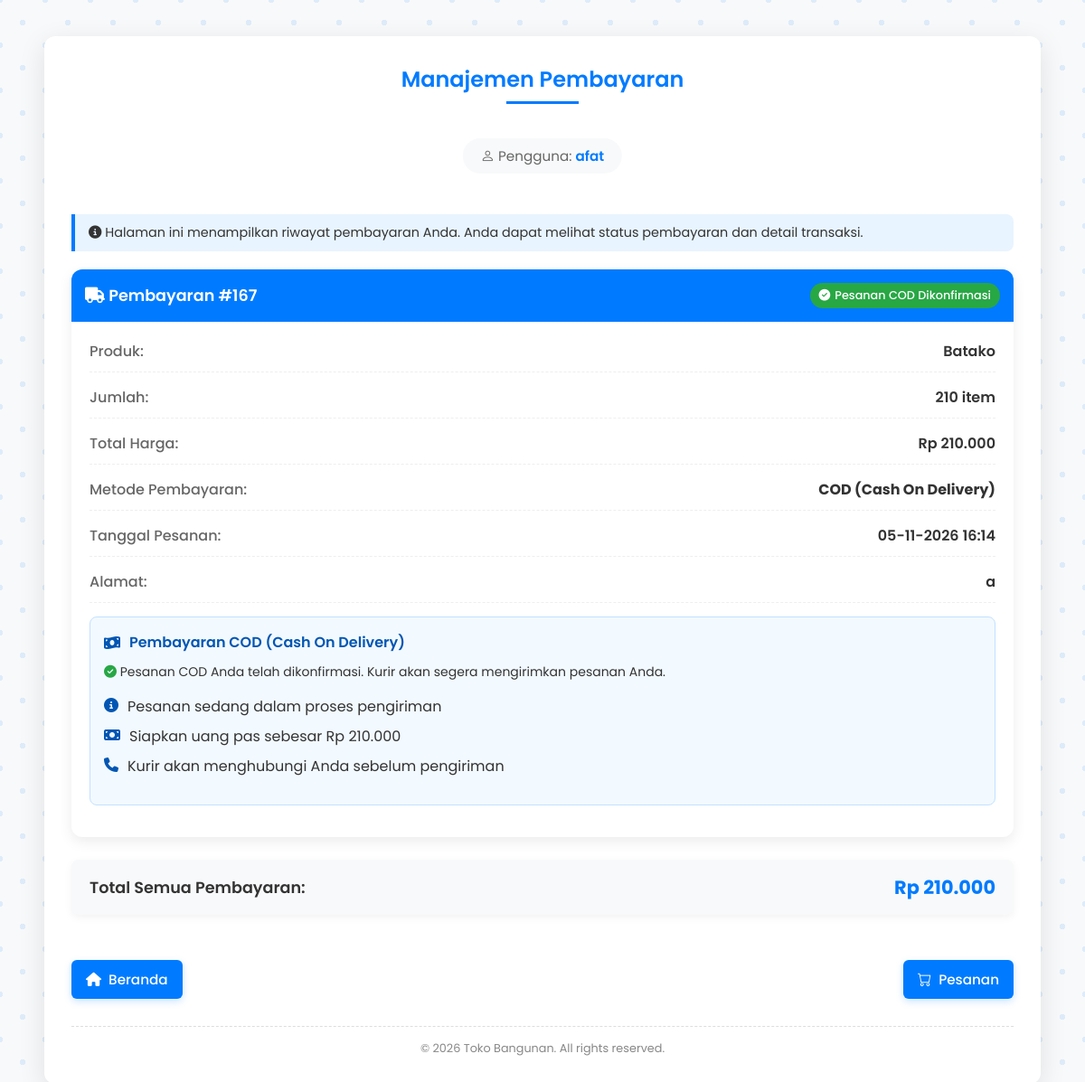
The page /payment.php (signed in) on the database its author committed.
### tables this page shows
CREATE TABLE `payment_222060` (
  `id_222060` int NOT NULL AUTO_INCREMENT,
  `user_id_222060` int NOT NULL,
  `username_222060` varchar(255) NOT NULL,
  `product_name_222060` varchar(255) NOT NULL,
  `quantity_222060` int NOT NULL,
  `price_222060` decimal(10,2) NOT NULL,
  `total_price_222060` decimal(10,2) NOT NULL,
  `alamat_222060` text NOT NULL,
  `payment_method_222060` varchar(100) NOT NULL,
  `order_status_222060` varchar(50) NOT NULL,
  `order_date_222060` datetime NOT NULL,
  `virtual_account_222060` varchar(255) NOT NULL,
  `payment_proof_222060` varchar(255) DEFAULT NULL,
  `payment_confirmation_222060` enum('confirmed','not_confirmed','cancelled') DEFAULT NULL,
  `arrival_confirmation_222060` varchar(255) DEFAULT NULL,
  PRIMARY KEY (`id_222060`),
  KEY `user_id_222060` (`user_id_222060`),
  CONSTRAINT `fk_payment_order` FOREIGN KEY (`id_222060`) REFERENCES `order_222060` (`id_222060`) ON DELETE CASCADE
);

### payment.php (the view, shortened to what this page needs)
<?php
include 'config/config.php';
$username = $_SESSION['user_username'];
$query = "SELECT p.id_222060, p.user_id_222060, p.username_222060, p.product_name_222060,
                 p.quantity_222060, p.price_222060, p.total_price_222060, p.alamat_222060,
                 p.payment_method_222060, p.order_status_222060, p.order_date_222060,
                 p.virtual_account_222060, p.payment_proof_222060, p.payment_confirmation_222060,
                 o.order_status_222060 as actual_order_status
          FROM payment_222060 p
          LEFT JOIN order_222060 o ON p.id_222060 = o.id_222060
          WHERE p.username_222060 = ?
          AND (o.order_status_222060 IS NULL OR LOWER(o.order_status_222060) NOT IN ('completed', 'cancelled'))
          AND (p.order_status_222060 IS NULL OR LOWER(p.order_status_222060) != 'cancelled')";
$stmt = $conn->prepare($query);
$stmt->bind_param("s", $username);
$stmt->execute();
$result = $stmt->get_result();
?>
<!DOCTYPE html>
<html lang="id">
<head>
    <link href="https://cdn.jsdelivr.net/npm/bootstrap-icons/font/bootstrap-icons.css" rel="stylesheet">
    <link rel="stylesheet" href="https://cdnjs.cloudflare.com/ajax/libs/font-awesome/6.4.2/css/all.min.css">
    <link rel="stylesheet" href="styles/payment.css">
</head>
<body>
    <div class="container">
        <div class="payment-header">
            <h2>Manajemen Pembayaran</h2>
        </div>
        <div class="username">
            <i class="bi bi-person"></i> Pengguna: <strong><?= htmlspecialchars($username) ?></strong>
        </div>
        <div class="info-note">
            <i class="fas fa-info-circle"></i> Halaman ini menampilkan riwayat pembayaran Anda. Anda dapat melihat status pembayaran dan detail transaksi.
        </div>
        <?php if ($result && $result->num_rows > 0) { ?>
            <div class="payment-cards">
                <?php
                $total_all = 0;
                while ($row = $result->fetch_assoc()) {
                    $total_all += $row['total_price_222060'];
                    $is_cod = ($row['payment_method_222060'] == 'COD');
                    $badge_class = '';
                    $status_text = '';
                    $icon_class = '';
                    if ($is_cod) {
                        if ($row['order_status_222060'] == 'Pending') {
                            $badge_class = 'badge-cod';
                            $status_text = 'Menunggu Konfirmasi COD';
                            $icon_class = 'fa-truck';
                        } elseif ($row['order_status_222060'] == 'confirmed') {
                            $badge_class = 'badge-cod-confirmed';
                            $status_text = 'Pesanan COD Dikonfirmasi';
                            $icon_class = 'fa-check-circle';
                        } elseif ($row['order_status_222060'] == 'Cancelled') {
                            $badge_class = 'badge-cod-canceled';
                            $status_text = 'Pesanan COD Dibatalkan';
                            $icon_class = 'fa-times-circle';
                        } else {
                            $badge_class = 'badge-cod';
                            $status_text = 'Pesanan COD';
                            $icon_class = 'fa-truck';
                        }
                    }
                ?>
                <div class="payment-card">
                    <div class="payment-card-header">
                        <div>
                            <?php if ($is_cod) { ?>
                                <i class="fas fa-truck"></i>
                            <?php } else { ?>
                                <i class="fas fa-credit-card"></i>
                            <?php } ?>
                            Pembayaran #<?= $row['id_222060'] ?>
                        </div>
                        <span class="payment-badge <?= $badge_class ?>">
                            <i class="fas <?= $icon_class ?>"></i>
                            <?= $status_text ?>
                        </span>
                    </div>
                    <div class="payment-card-body">
                        <div class="payment-info">
                            <div class="payment-row">
                                <div class="payment-label">Produk:</div>
                                <div class="payment-value">
                                    <?= htmlspecialchars($row['product_name_222060']) ?>
                                </div>
                            </div>
                            <div class="payment-row">
                                <div class="payment-label">Jumlah:</div>
                                <div class="payment-value"><?= $row['quantity_222060'] ?> item</div>
                            </div>
                            <div class="payment-row">
                                <div class="payment-label">Total Harga:</div>
                                <div class="payment-value">Rp <?= number_format($row['total_price_222060'], 0, ',', '.') ?></div>
                            </div>
                            <div class="payment-row">
                                <div class="payment-label">Metode Pembayaran:</div>
                                <div class="payment-value">
                                    <?php if ($is_cod) { ?>
                                        <strong>COD (Cash On Delivery)</strong>
                                    <?php } else { ?>
                                        <?= htmlspecialchars($row['payment_method_222060']) ?>
                                    <?php } ?>
                                </div>
                            </div>
                            <div class="payment-row">
                                <div class="payment-label">Tanggal Pesanan:</div>
                                <div class="payment-value"><?= date('d-m-Y H:i', strtotime($row['order_date_222060'])) ?></div>
                            </div>
                            <div class="payment-row">
                                <div class="payment-label">Alamat:</div>
                                <div class="payment-value"><?= htmlspecialchars($row['alamat_222060']) ?></div>
                            </div>
                        </div>
                        <?php if ($is_cod) { ?>
                        <div class="cod-section">
                            <div class="cod-title">
                                <i class="fas fa-money-bill-wave"></i> Pembayaran COD (Cash On Delivery)
                            </div>
                            <?php if ($row['order_status_222060'] == 'Pending') { ?>
                                <div class="cod-info">
                                    Pesanan Anda akan dikirim dengan metode COD (bayar di tempat). Silakan konfirmasi pesanan Anda untuk melanjutkan proses pengiriman.
                                </div>
                                <ul class="cod-info-list">
                                    <li>
                                        <i class="fas fa-info-circle"></i>
                                        <span>Pembayaran dilakukan saat barang diterima</span>
                                    </li>
                                    <li>
                                        <i class="fas fa-money-bill"></i>
                                        <span>Siapkan uang pas sebesar Rp <?= number_format($row['total_price_222060'], 0, ',', '.') ?></span>
                                    </li>
                                    <li>
                                        <i class="fas fa-truck"></i>
                                        <span>Estimasi pengiriman 2-4 hari kerja setelah konfirmasi</span>
                                    </li>
                                </ul>
                                <div class="cod-buttons">
                                    <form action="" method="POST">
                                        <input type="hidden" name="payment_id" value="<?= $row['id_222060'] ?>">
                                        <input type="hidden" name="confirm_cod" value="1">
                                        <button type="submit" class="btn-confirm-cod">
                                            <i class="fas fa-check"></i> Konfirmasi Pesanan COD
                                        </button>
                                    </form>
                                    <form action="" method="POST" onsubmit="return confirmCancelCOD()">
                                        <input type="hidden" name="payment_id" value="<?= $row['id_222060'] ?>">
                                        <input type="hidden" name="cancel_cod" value="1">
                                        <button type="submit" class="btn-cancel-cod">
                                            <i class="fas fa-times"></i> Batalkan Pesanan
                                        </button>
                                    </form>
                                </div>
                            <?php } elseif ($row['order_status_222060'] == 'confirmed') { ?>
                                <div class="cod-info">
                                    <i class="fas fa-check-circle" style="color: #28a745;"></i>
                                    Pesanan COD Anda telah dikonfirmasi. Kurir akan segera mengirimkan pesanan Anda.
                                </div>
                                <ul class="cod-info-list">
                                    <li>
                                        <i class="fas fa-info-circle"></i>
                                        <span>Pesanan sedang dalam proses pengiriman</span>
                                    </li>
                                    <li>
                                        <i class="fas fa-money-bill"></i>
                                        <span>Siapkan uang pas sebesar Rp <?= number_format($row['total_price_222060'], 0, ',', '.') ?></span>
                                    </li>
                                    <li>
                                        <i class="fas fa-phone"></i>
                                        <span>Kurir akan menghubungi Anda sebelum pengiriman</span>
                                    </li>
                                </ul>
                            <?php } ?>
                        </div>
                        <?php } ?>
                    </div>
                </div>
                <?php } ?>
            </div>
            <div class="payment-summary">
                <div class="payment-summary-label">Total Semua Pembayaran:</div>
                <div class="payment-summary-value">Rp <?= number_format($total_all, 0, ',', '.') ?></div>
            </div>
        <?php } ?>
<div class="back-container">
  <a href="costumer_home.php" class="btn-back">
    <i class="fas fa-home"></i>Beranda
  </a>
  <a href="costumer_cart.php" class="btn-back">
  <i class="bi bi-cart"></i> Pesanan
  </a>
</div>
        <div class="copyright">
            &copy; <?= date("Y") ?> Toko Bangunan. All rights reserved.
        </div>
    </div>
</body>
</html>
</body>
</html>

### styles/payment.css (style rules this page uses)
* { margin: 0; padding: 0; box-sizing: border-box; font-family: 'Poppins', sans-serif; }
body { min-height: 100vh; background-color: #f8f9fa; color: #333; display: flex; justify-content: center; padding: 40px 20px; }
.container { width: 95%; max-width: 1200px; background: white; padding: 30px; box-shadow: 0 8px 30px rgba(0, 0, 0, 0.1); border-radius: 12px; transition: transform 0.3s ease, box-shadow 0.3s ease; }
h2 { text-align: center; margin-bottom: 25px; color: #007bff; font-weight: 600; position: relative; padding-bottom: 10px; }
h2:after { content: ''; position: absolute; bottom: 0; left: 50%; transform: translateX(-50%); width: 80px; height: 3px; background-color: #007bff; }
.username { text-align: center; font-size: 0.95rem; color: #666; margin-top: -10px; margin-bottom: 30px; background-color: #f8f9fa; display: inline-block; padding: 8px 20px; border-radius: 50px; position: relative; left: 50%; transform: translateX(-50%); }
.username strong { color: #007bff; font-weight: 600; }
.payment-header { display: flex; align-items: center; justify-content: center; margin-bottom: 20px; }
.payment-cards { display: flex; flex-wrap: wrap; gap: 20px; margin-top: 20px; }
.payment-card { flex: 1 1 calc(50% - 20px); min-width: 300px; background: white; border-radius: 12px; overflow: hidden; box-shadow: 0 5px 15px rgba(0,0,0,0.08); transition: transform 0.3s ease, box-shadow 0.3s ease; }
.payment-card-header { background-color: #007bff; color: white; padding: 15px; font-weight: 600; font-size: 1.1rem; display: flex; justify-content: space-between; align-items: center; }
.payment-card-body { padding: 20px; }
.payment-info { display: flex; flex-direction: column; gap: 15px; }
.payment-row { display: flex; justify-content: space-between; border-bottom: 1px dashed #eee; padding-bottom: 10px; }
.payment-label { font-weight: 500; color: #666; }
.payment-value { font-weight: 600; color: #333; }
.payment-badge { padding: 5px 10px; border-radius: 50px; font-size: 0.8rem; display: inline-flex; align-items: center; gap: 5px; font-weight: 500; }
.btn-back { display: inline-flex; align-items: center; gap: 8px; margin-top: 20px; padding: 10px 16px; background-color: #007bff; color: white; text-decoration: none; border-radius: 6px; font-size: 0.95rem; font-weight: 500; transition: all 0.3s ease; box-shadow: 0 3px 8px rgba(0,123,255,0.2); }
.back-container { display: flex; justify-content: space-between; align-items: center; margin-top: 30px; width: 100%; }
.payment-summary { background-color: #f8f9fa; border-radius: 8px; padding: 15px 20px; margin-top: 25px; box-shadow: 0 3px 10px rgba(0,0,0,0.05); display: flex; justify-content: space-between; align-items: center; }
.payment-summary-label { font-size: 1.1rem; font-weight: 600; color: #333; }
.payment-summary-value { font-size: 1.3rem; font-weight: 700; color: #007bff; }
.copyright { text-align: center; color: #888; font-size: 0.8rem; margin-top: 30px; padding-top: 15px; border-top: 1px dashed #ddd; }
.info-note { background-color: #e8f4ff; border-left: 4px solid #007bff; padding: 10px 15px; margin: 15px 0; border-radius: 0 8px 8px 0; font-size: 0.9rem; color: #333; }

### payment.php (style rules this page uses)
.cod-section { background-color: #f2f9ff; border: 1px solid #c2e1ff; border-radius: 8px; padding: 15px; margin: 15px 0; }
.cod-title { display: flex; align-items: center; color: #0056b3; font-weight: 600; margin-bottom: 10px; }
.cod-title i { margin-right: 10px; }
.cod-info { margin-bottom: 15px; font-size: 14px; line-height: 1.5; }
.cod-info-list { list-style-type: none; padding-left: 0; margin-bottom: 15px; }
.cod-info-list li { display: flex; align-items: flex-start; margin-bottom: 8px; }
.cod-info-list li i { color: #0056b3; margin-right: 10px; margin-top: 3px; }
.badge-cod-confirmed { background-color: #28a745; }

### rows shown on the page
payment_222060: payment_method_222060 "COD" (drawn), id_222060 "167", order_status_222060 "Pesanan COD Dikonfirmasi", product_name_222060 "Batako", quantity_222060 "210", total_price_222060 "210.000", order_date_222060 "05-11-2026 16:14", alamat_222060 "a"

### other values the page prints
$username "afat"
$total_all "210.000"
